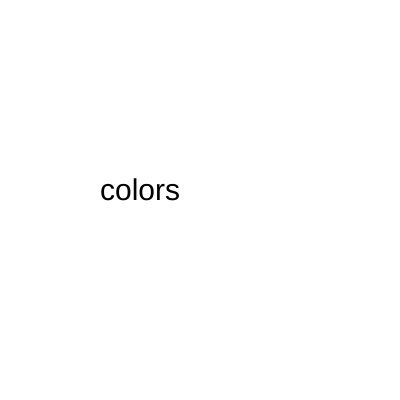
Frame 1 (no input)
Frame 60 (no input): identical to frame 1, image omitted
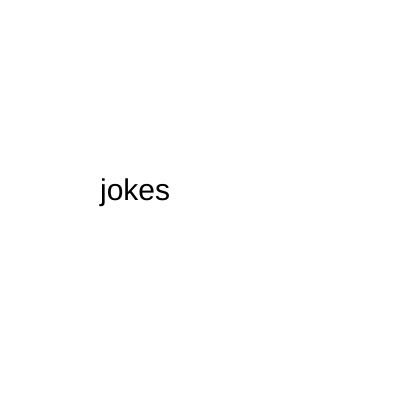
Frame 120 (the mouse pressed at the canvas centre since frame 60)

The p5.js sketch that drew these frames (run headless with seeded random() and noise() and a simulated clock; from frame 60 on, the mouse is pressed at the canvas centre):

// p5.js sketch
// ── sketch.js
let words = [
  "colors",
  "jokes",
  "parts of a story",
  "fortunes",
  "exercise moves",
  "etc.",
];

let index = 0;

function setup() {
  createCanvas(400, 400);
}

function draw() {
  background(255);
  textSize(30);
  text(words[index], 100, 200);
}

function mousePressed() {
  index = index + 1;

  if (index == words.length) {
    index = 0;
  }
}
